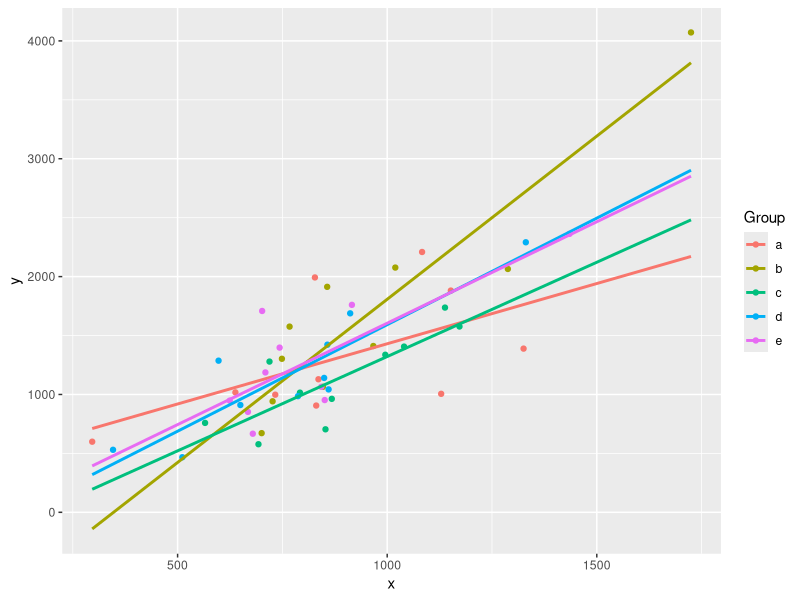
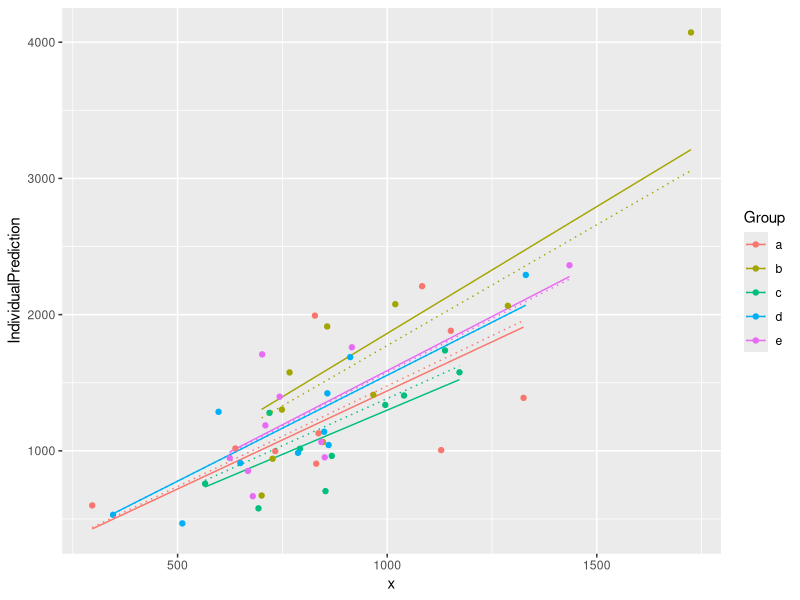
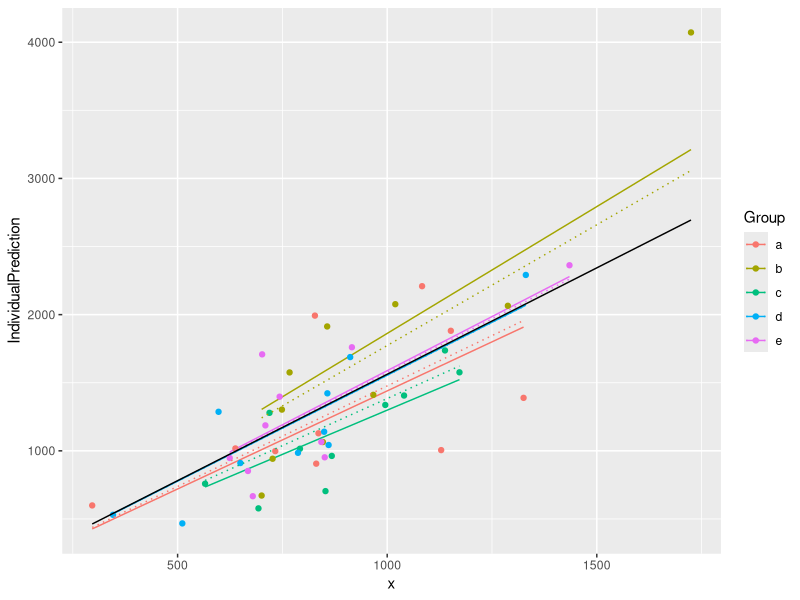

Write the R code that produced these figures, in order.
## ------------------------------------------------------------------------
library(ggplot2)
set.seed(1234)
numGroups <- 5
numClaims <- 10
N <- numClaims * numGroups
x <- rnorm(N, 1000, 300)
link <- 1.5

groupVals <- rnorm(numGroups, mean = link, sd = .05 * link)
names(groupVals) <- head(letters, numGroups)
links <- sapply(groupVals, function(x){
  rnorm(numClaims, x, sd = .3 * x)
})

group <- replicate(numClaims, names(groupVals))
group <- as.vector(t(group))

links <- as.vector(links)
df <- data.frame(Group = group
                 , Link = link
                 , SampleLink = links
                 , x = x
                 , stringsAsFactors = FALSE)

df$y <- df$x * df$SampleLink

## ------------------------------------------------------------------------
plt <- ggplot(df, aes(x, y, color = Group)) + geom_point() 
plt + stat_smooth(method = "lm", fullrange = TRUE, se = FALSE)

## ------------------------------------------------------------------------
fit1 <- lm(y ~ x + Group, data = df)
summary(fit1)

## ------------------------------------------------------------------------
fit2 <- lm(y ~ 0 + x + Group, data = df)
summary(fit2)

## ------------------------------------------------------------------------
fitIndividual <- lm(y ~ 0 + x:Group, data = df)
summary(fitIndividual)

## ------------------------------------------------------------------------
lstSplit <- split(df, df$Group)
fits <- lapply(lstSplit, function(z){
  fit <- lm(y ~ 0 + x, data = z)
  fit
})

sapply(fits, coef)
coef(fitIndividual)

## ------------------------------------------------------------------------
library(nlme)
fitBlended <- lme(data = df, fixed = y ~ 0 + x, random = ~ 0 + x | Group)
summary(fitBlended)
unlist(coef(fitBlended))
coef(fitIndividual)

## ------------------------------------------------------------------------
sum(df$y - predict(fitBlended))
sum(df$y - predict(fitIndividual))

## ------------------------------------------------------------------------
sum(df$y - link * df$x)

## ------------------------------------------------------------------------
df$IndividualPrediction <- predict(fitIndividual)
df$BlendedPrediction <- predict(fitBlended)

plt <- ggplot(df, aes(x, IndividualPrediction, color = Group)) + geom_line() + geom_point(aes(y = y))
plt + geom_line(aes(y = BlendedPrediction), linetype = "dotted")

## ------------------------------------------------------------------------
fitPooled <- lm(y ~ 0 + x, data = df)
summary(fitPooled)

## ------------------------------------------------------------------------
df$PooledPrediction <- predict(fitPooled)
plt <- ggplot(df, aes(x, IndividualPrediction, color = Group)) + geom_line() + geom_point(aes(y = y))
plt <- plt + geom_line(aes(y = BlendedPrediction), linetype = "dotted")
plt <- plt + geom_line(aes(y = PooledPrediction), color = "Black")
plt

